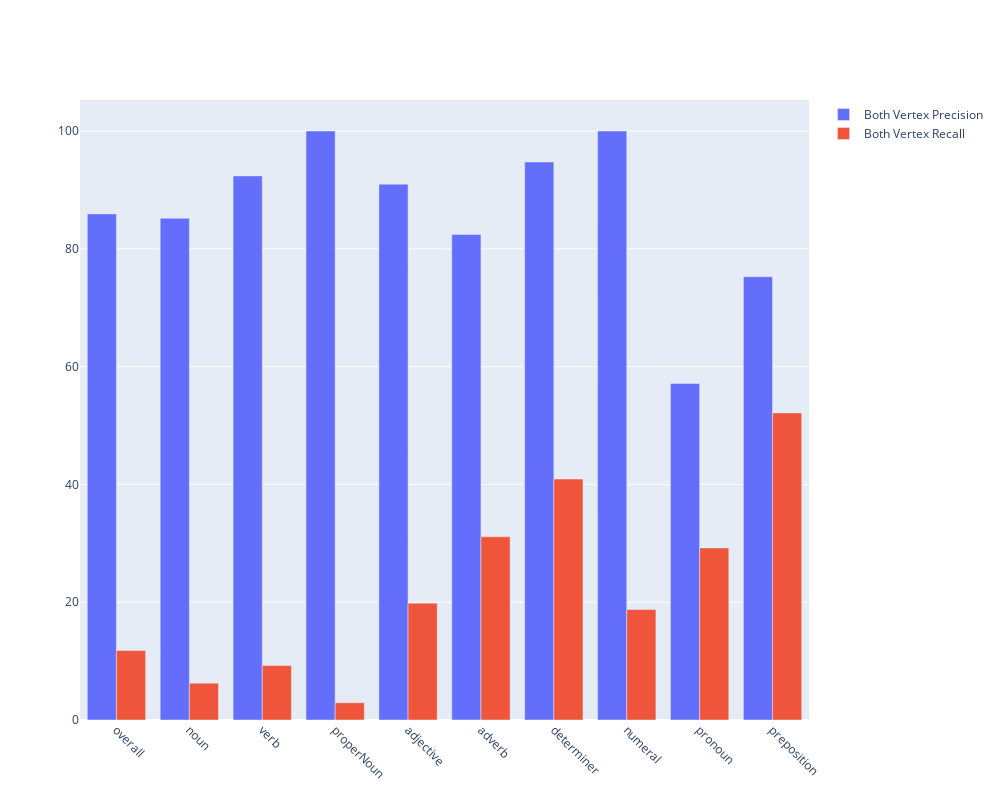
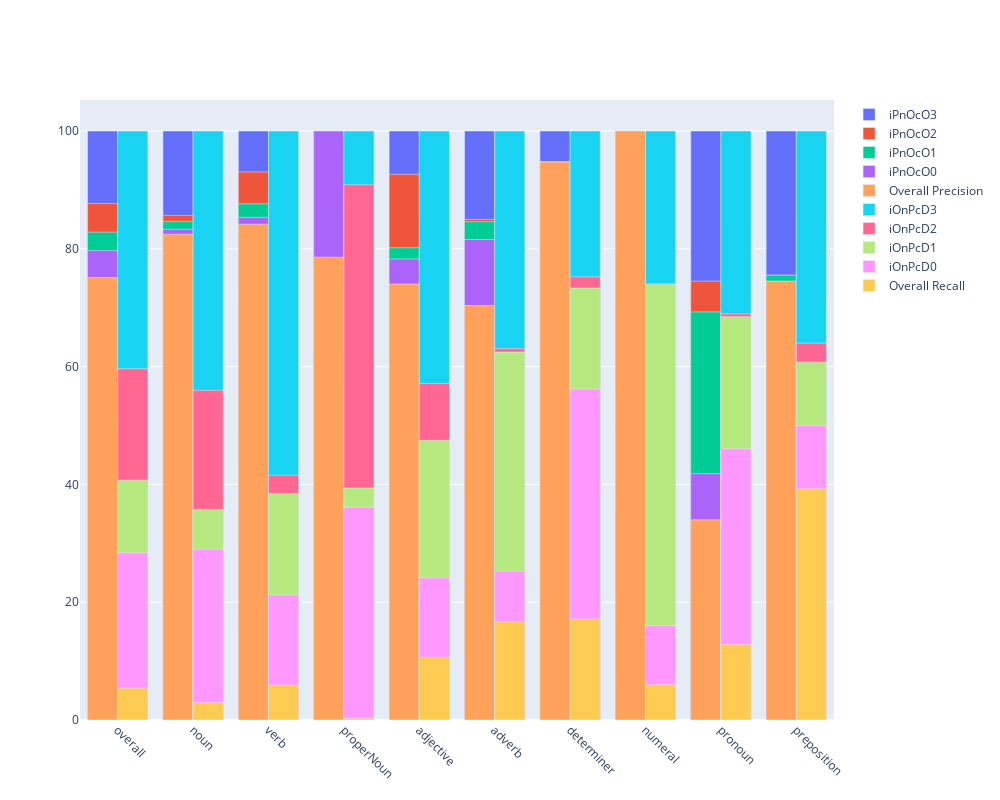

These figures' notebook cell, in order:
### Code cell
metrics = getRaw("en-es")
bvP, bvR, ipnoco, ionpcd = compute(metrics)
plot2in2(bvP, bvR, ipnoco, ionpcd)

### Figure 1 — Plotly figure (JSON) as saved in the notebook; plotly's stock layout.template omitted (floating-point values rounded to 4 significant figures)
{"data": [{"base": 0, "name": "Both Vertex Precision", "offset": -0.4, "type": "bar", "width": 0.4, "x": ["overall", "noun", "verb", "properNoun", "adjective", "adverb", "determiner", "numeral", "pronoun", "preposition"], "y": [85.93, 85.19, 92.37, 100, 90.97, 82.42, 94.74, 100, 57.14, 75.26]}, {"base": 0, "name": "Both Vertex Recall", "offset": 0, "type": "bar", "width": 0.4, "x": ["overall", "noun", "verb", "properNoun", "adjective", "adverb", "determiner", "numeral", "pronoun", "preposition"], "y": [11.79, 6.25, 9.235, 2.929, 19.84, 31.11, 40.91, 18.75, 29.21, 52.14]}], "layout": {"barmode": "group", "height": 800, "width": 1000, "xaxis": {"tickangle": 45}}}

### Figure 2 — Plotly figure (JSON) as saved in the notebook; plotly's stock layout.template omitted (floating-point values rounded to 4 significant figures)
{"data": [{"base": 0, "name": "iPnOcO3", "offset": -0.4, "type": "bar", "width": 0.4, "x": ["overall", "noun", "verb", "properNoun", "adjective", "adverb", "determiner", "numeral", "pronoun", "preposition"], "y": [100.0, 100, 100, 100, 100.0, 100, 100, 100, 100, 100]}, {"base": 0, "name": "iPnOcO2", "offset": -0.4, "type": "bar", "width": 0.4, "x": ["overall", "noun", "verb", "properNoun", "adjective", "adverb", "determiner", "numeral", "pronoun", "preposition"], "y": [87.7, 85.67, 93.05, 100, 92.66, 85.0, 94.74, 100, 74.51, 75.51]}, {"base": 0, "name": "iPnOcO1", "offset": -0.4, "type": "bar", "width": 0.4, "x": ["overall", "noun", "verb", "properNoun", "adjective", "adverb", "determiner", "numeral", "pronoun", "preposition"], "y": [82.83, 84.65, 87.64, 100, 80.18, 84.62, 94.74, 100, 69.28, 75.51]}, {"base": 0, "name": "iPnOcO0", "offset": -0.4, "type": "bar", "width": 0.4, "x": ["overall", "noun", "verb", "properNoun", "adjective", "adverb", "determiner", "numeral", "pronoun", "preposition"], "y": [79.7, 83.31, 85.33, 100, 78.27, 81.58, 94.74, 100, 41.83, 74.49]}, {"base": 0, "name": "Overall Precision", "offset": -0.4, "type": "bar", "width": 0.4, "x": ["overall", "noun", "verb", "properNoun", "adjective", "adverb", "determiner", "numeral", "pronoun", "preposition"], "y": [75.13, 82.46, 84.17, 78.57, 74.01, 70.37, 94.74, 100, 33.99, 74.49]}, {"base": 0, "name": "iOnPcD3", "offset": 0, "type": "bar", "width": 0.4, "x": ["overall", "noun", "verb", "properNoun", "adjective", "adverb", "determiner", "numeral", "pronoun", "preposition"], "y": [100, 100, 100, 100, 100, 100, 100.0, 100, 100.0, 100]}, {"base": 0, "name": "iOnPcD2", "offset": 0, "type": "bar", "width": 0.4, "x": ["overall", "noun", "verb", "properNoun", "adjective", "adverb", "determiner", "numeral", "pronoun", "preposition"], "y": [59.64, 55.97, 41.55, 90.88, 57.12, 63.07, 75.24, 74, 68.97, 63.98]}, {"base": 0, "name": "iOnPcD1", "offset": 0, "type": "bar", "width": 0.4, "x": ["overall", "noun", "verb", "properNoun", "adjective", "adverb", "determiner", "numeral", "pronoun", "preposition"], "y": [40.72, 35.75, 38.47, 39.4, 47.48, 62.46, 73.33, 74, 68.47, 60.75]}, {"base": 0, "name": "iOnPcD0", "offset": 0, "type": "bar", "width": 0.4, "x": ["overall", "noun", "verb", "properNoun", "adjective", "adverb", "determiner", "numeral", "pronoun", "preposition"], "y": [28.39, 29.0, 21.24, 36.14, 24.13, 25.28, 56.19, 16, 46.06, 50]}, {"base": 0, "name": "Overall Recall", "offset": 0, "type": "bar", "width": 0.4, "x": ["overall", "noun", "verb", "properNoun", "adjective", "adverb", "determiner", "numeral", "pronoun", "preposition"], "y": [5.394, 2.936, 5.947, 0.2753, 10.61, 16.68, 17.14, 6, 12.81, 39.25]}], "layout": {"barmode": "group", "height": 800, "width": 1000, "xaxis": {"tickangle": 45}}}
